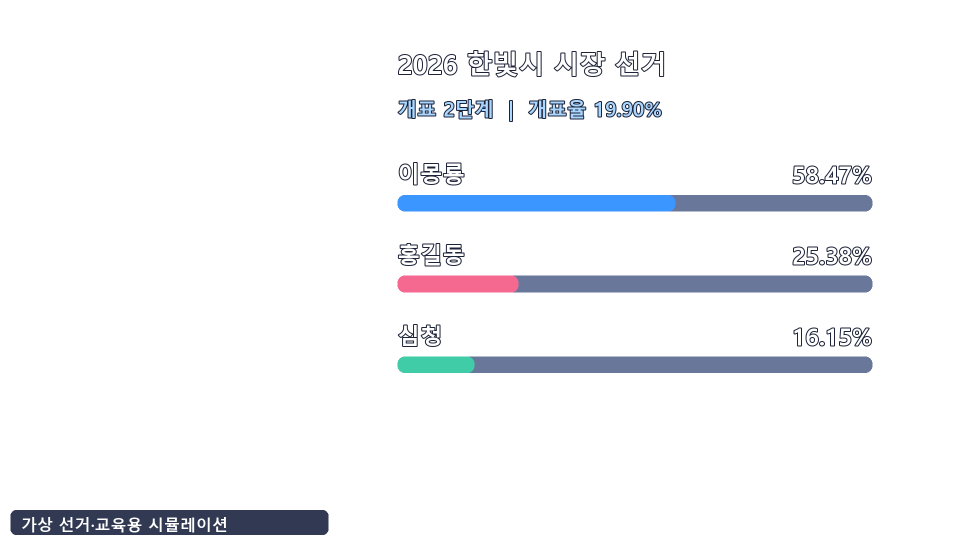
#> input picture video/charts/led_transparent/led_overlay_step_02.png, 1920 x 1080 px (shown at 1/2 size)
$ python step8_female_led_overlay.py
#> lines starting #> are read from the running program, lines starting #| are printed output that depends on the picture

from pathlib import Path
from PIL import Image

ROOT = Path(__file__).resolve().parent

source = ROOT / "video/charts/led_transparent/led_overlay_step_02.png"
output = ROOT / "video/charts/led_transparent/led_overlay_step_02_female.png"

img = Image.open(source).convert("RGBA")
#> img is the input picture: PIL image 1920x1080 RGBA; mean R, G, B, A 6.8, 8.3, 11.5, 18.3

# 원본과 같은 크기의 투명 캔버스
result = Image.new("RGBA", img.size, (0, 0, 0, 0))
#> result: PIL image 1920x1080 RGBA; every value is 0

# 기존 오른쪽 LED 그래픽만 잘라 왼쪽으로 이동
# 텍스트와 막대그래프가 함께 이동하므로 글자는 뒤집히지 않음
graphic = img.crop((770, 55, 1810, 985))
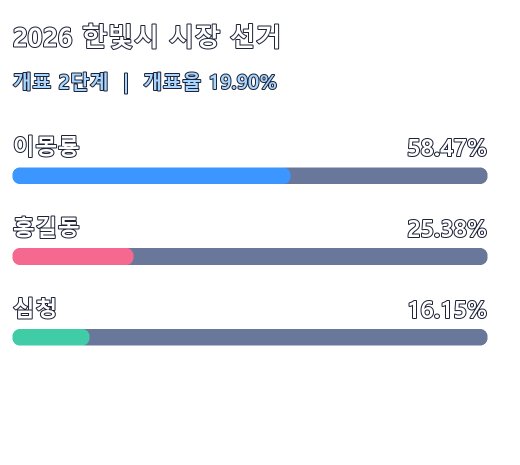
#> graphic: PIL image 1040x930 RGBA (shown at 1/2 size); mean R, G, B, A 13.5, 16.4, 22.3, 32.2; transparent parts drawn white
result.alpha_composite(graphic, (80, 55))
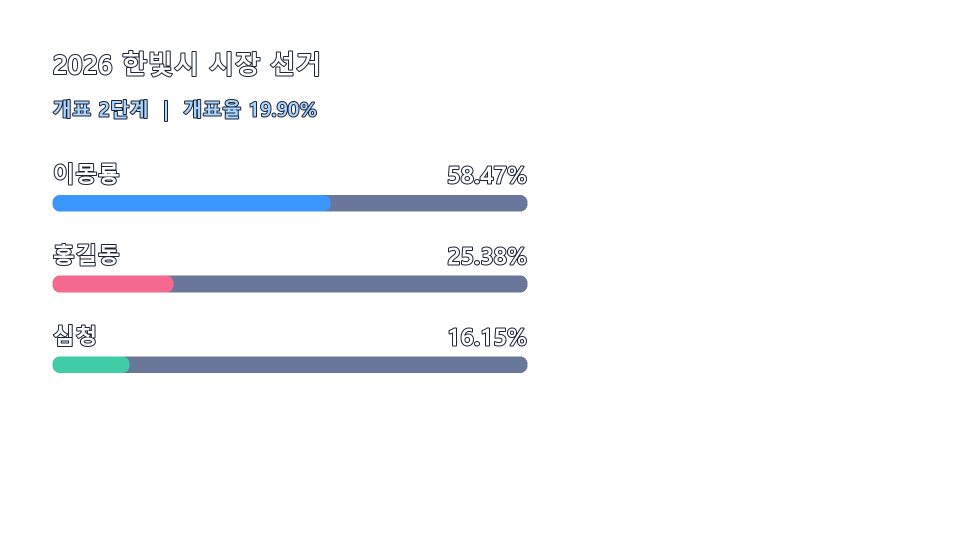
#> result: PIL image 1920x1080 RGBA (shown at 1/2 size); mean R, G, B, A 6.3, 7.7, 10.4, 15; transparent parts drawn white

# 하단의 가상 선거 고지는 원래 위치에 유지
notice = img.crop((0, 1010, 680, 1080))
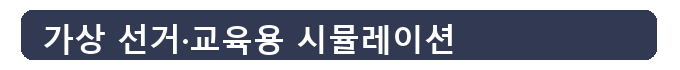
#> notice: PIL image 680x70 RGBA; mean R, G, B, A 23.4, 29.8, 47.4, 143.4; transparent parts drawn white
result.alpha_composite(notice, (0, 1010))

result.save(output)

print("[SUCCESS] 여자 앵커용 개표 그래픽 생성 완료")
print(output)
